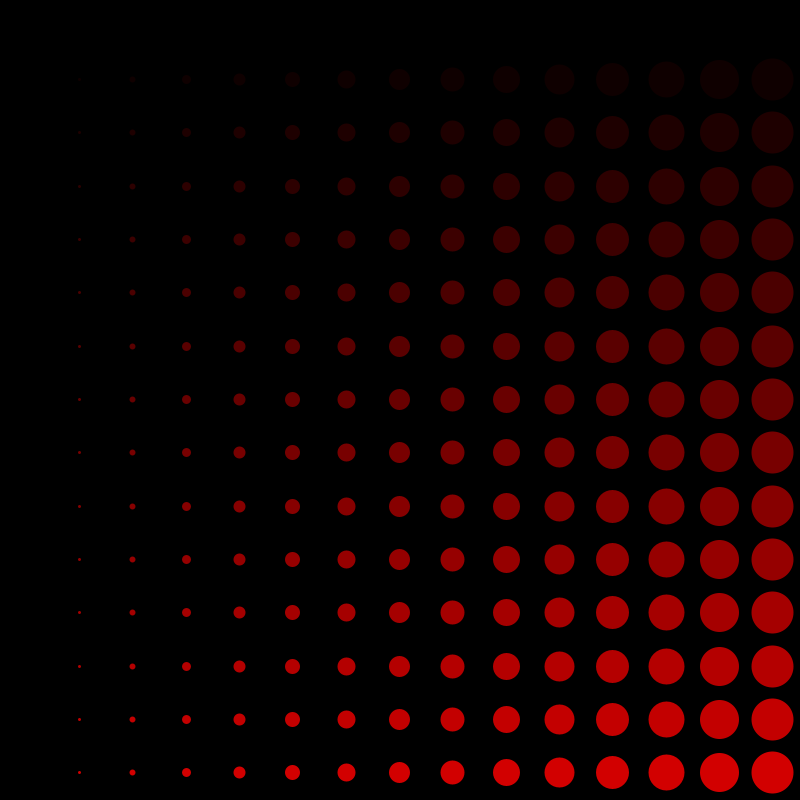
Frame 1 (no input)
Frame 60 (the mouse pressed at the canvas centre just before this capture): identical to frame 1, image omitted
Frame 120 (the mouse held since frame 60 and released just before this capture): identical to frame 1, image omitted

The Processing sketch that drew this single still picture (run headless with seeded random() and noise(); from frame 60 on, the mouse is pressed at the canvas centre):

// Processing sketch: sketch_10
// ── sketch_10.pde
/*
this sketch uses a 2d array of integers. 
looping through a set of nested loops, it 
fills every entry of the array with the same 
size of 15. in the draw loop, based on the 
size saved to the array, it sets the size of 
an ellipse being drawn.

change the sketch so that the circles gradually 
get bigger as the array loops through the 'i' 
dimension. make a second 2D array to hold color 
information and make a color gradient along the 
'i' dimension as well. you might want to map 
color for this. your sketch does not have to 
match exactly, but should have a similar 
gradient in size and color.
*/

int gridW = 15;
int gridH = 15;

int[][] sizes = new int[gridW][gridH];
float[][] fills = new float[gridW][gridH];

void setup() {
  size(800, 800);
  noStroke();
  for (int i = 0; i < gridW; i++) {
    for (int j = 0; j < gridH; j++) {
      sizes[i][j] = 3*i;
      fills [i][j]= map(j,0,gridH,0,225);
    }
  }
}

void draw() {
  background(0);
  for (int i = 0; i < gridW; i++) {
    for (int j = 0; j < gridH; j++) {
      float w = width/gridW;
      float h = height/gridH;
      float xPos = i * width/gridW + w/2;
      float yPos = j * height/gridH + h/2;  
      fill (fills[i][j],0,0);
      ellipse(xPos, yPos, sizes[i][j], sizes[i][j]);
    }
  }
}
